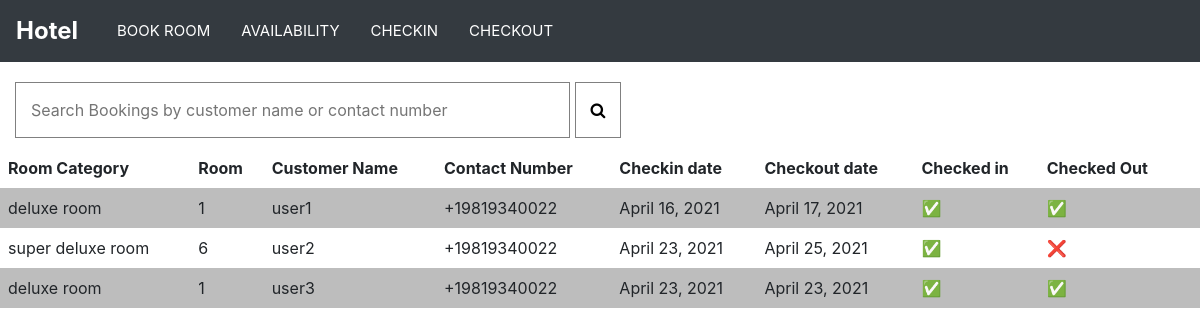
The page / on the database its author committed.
### room/models.py (models this page shows, shortened)
class BookRoom(models.Model):
	customer_name = models.CharField(max_length = 50)
	customer_contact = PhoneField(blank=True)
	room_category = models.CharField(max_length=50, choices = category_tuple, default = "deluxe room")
	room_no = models.CharField(max_length=10)
	checkin_date = models.DateField( blank = True , null = True)
	checkout_date = models.DateField( blank = True , null = True )
	days = models.IntegerField(default=0)
	remark = models.TextField()
	room = models.ForeignKey(RoomInfo, on_delete = models.CASCADE, null = True, blank = True)
	has_checkedin = models.BooleanField(default= False)
	has_checkedout = models.BooleanField(default = False)

### room/views.py (the view)
# urls.py: 2. Add a URL to urlpatterns:  path('', views.home, name='home')
def home(request):
	if request.method == "POST":
		customer_name = request.POST['customer_name']
		room = BookRoom.objects.filter(customer_name__contains = customer_name) | BookRoom.objects.filter(customer_contact__contains = customer_name)
		context={
		"rooms": room
		}
		return render(request, "room/home.html", context)
	else:
		room = BookRoom.objects.all()
		context={
		"rooms": room
		}
		return render(request, "room/home.html", context)

### room/templates/room/home.html (shortened to what this page needs)
{% extends 'room/base.html'%}
{% load static %}
{% load crispy_forms_tags%}
{% block links %}
<link rel="stylesheet" href="https://cdnjs.cloudflare.com/ajax/libs/font-awesome/4.7.0/css/font-awesome.min.css">
{% endblock %}
{% block content %}
<div class="container" style="padding-top: 20px; margin-left: 0px;">
	<form method="POST" action="">
	  <input type="search" name="customer_name" placeholder="Search Bookings by customer name or contact number" style="font-size: 16px; padding: 15px; width: 50%; border: 1px solid grey; margin-bottom: 10px; ">
	  <button type="submit" style="font-size: 16px; padding: 15px; border: 1px solid grey; background-color: white;"> <i class="fa fa-search"></i></button>
	</form>
</div>
 <table>
    <tr>
    	<th>Room Category</th>
        <th>Room</th>
        <th>Customer Name</th>
        <th>Contact Number</th>
        <th>Checkin date</th>
        <th>Checkout date</th>
        <th>Checked in</th>
        <th>Checked Out</th>
        <th></th>
    </tr>
    {% for room in rooms %}
		<tr>
		    <td>{{ room.room_category }}</td>
		    <td>{{ room.room_no }}</td>
		    <td>{{ room.customer_name }}</td>
		    <td>{{ room.customer_contact }}</td>
		    <td>{{ room.checkin_date }}</td>
		    <td>{{ room.checkout_date }}</td>
		    <td>
		    	{% if room.has_checkedin %}
		    		&#9989;
		    	{% else %}
		    		&#10060;
		    	{% endif %}
		    </td>
		    <td>
		    	{% if room.has_checkedout %}
		    		&#9989;
		    	{% else %}
		    		&#10060;
		    	{% endif %}
		    </td>
		    <td>
			</td>
		</tr>
	{% endfor %}
</table>
{% endblock content %}

### room/templates/room/base.html (shortened to what this page needs)
{% load static %}
<!doctype html>
<html lang="en">
  <head>
    <link rel="stylesheet" href="https://maxcdn.bootstrapcdn.com/bootstrap/4.0.0/css/bootstrap.min.css">
    {% block links %}
    {% endblock links %}
  </head>
  <body>
    <nav class="navbar navbar-expand-lg navbar-dark bg-dark navbar-sticky" style="margin-bottom: 0px; margin-top: 0px;">
  <a class="navbar-brand" href="{% url 'home' %}" style="color: white; font-size: 24px; padding-left: "><b>Hotel</b></a>
  <div class="collapse navbar-collapse" id="navbarNav">
    <ul class="navbar-nav" >
      <li class="nav-item" style="padding-left: 15px; ">
        <a class="nav-link" href="{% url 'add-room' %}" style="color: white; ">BOOK ROOM <span class="sr-only">(current)</span></a>
      </li>
      <li class="nav-item" style="padding-left: 15px; ">
        <a class="nav-link" href="{% url 'availability' %}" style="color: white; ">AVAILABILITY <span class="sr-only">(current)</span></a>
      </li>
      <li class="nav-item" style="padding-left: 15px; ">
        <a class="nav-link" href="{% url 'check-in' %}" style="color: white; ">CHECKIN <span class="sr-only">(current)</span></a>
      </li>
      <li class="nav-item" style="padding-left: 15px; ">
        <a class="nav-link" href="{% url 'check-out' %}" style="color: white; ">CHECKOUT <span class="sr-only">(current)</span></a>
      </li>
    </ul>
  </div>
</nav>
    {% block content %}{% endblock content %}
  </body>
</html>

### rows shown on the page
BookRoom: room_category "deluxe room", room_no "1", customer_name "user1", customer_contact "+19819340022", checkin_date "April 16, 2021", checkout_date "April 17, 2021"
BookRoom: room_category "super deluxe room", room_no "6", customer_name "user2", customer_contact "+19819340022", checkin_date "April 23, 2021", checkout_date "April 25, 2021"
BookRoom: room_category "deluxe room", room_no "1", customer_name "user3", customer_contact "+19819340022", checkin_date "April 23, 2021", checkout_date "April 23, 2021"
